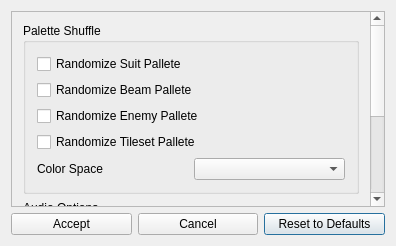
<?xml version="1.0" encoding="UTF-8"?>
<ui version="4.0">
 <class>FusionCosmeticPatchesDialog</class>
 <widget class="QDialog" name="FusionCosmeticPatchesDialog">
  <property name="geometry">
   <rect>
    <x>0</x>
    <y>0</y>
    <width>396</width>
    <height>246</height>
   </rect>
  </property>
  <property name="windowTitle">
   <string>Metroid Fusion - Cosmetic Options</string>
  </property>
  <layout class="QGridLayout" name="gridLayout">
   <item row="2" column="2">
    <widget class="QPushButton" name="reset_button">
     <property name="text">
      <string>Reset to Defaults</string>
     </property>
    </widget>
   </item>
   <item row="2" column="0">
    <widget class="QPushButton" name="accept_button">
     <property name="text">
      <string>Accept</string>
     </property>
    </widget>
   </item>
   <item row="2" column="1">
    <widget class="QPushButton" name="cancel_button">
     <property name="text">
      <string>Cancel</string>
     </property>
    </widget>
   </item>
   <item row="1" column="0" colspan="3">
    <widget class="QScrollArea" name="scrollArea">
     <property name="widgetResizable">
      <bool>true</bool>
     </property>
     <widget class="QWidget" name="scroll_area_contents">
      <property name="geometry">
       <rect>
        <x>0</x>
        <y>0</y>
        <width>362</width>
        <height>253</height>
       </rect>
      </property>
      <layout class="QVBoxLayout" name="verticalLayout">
       <item>
        <widget class="QGroupBox" name="palette_box">
         <property name="title">
          <string>Palette Shuffle</string>
         </property>
         <layout class="QVBoxLayout" name="palette_layout">
          <item>
           <layout class="QHBoxLayout" name="suit_color_layout">
            <property name="spacing">
             <number>6</number>
            </property>
            <item>
             <widget class="QCheckBox" name="suit_palette_check">
              <property name="text">
               <string>Randomize Suit Pallete</string>
              </property>
             </widget>
            </item>
           </layout>
          </item>
          <item>
           <layout class="QHBoxLayout" name="beam_color_layout">
            <property name="spacing">
             <number>6</number>
            </property>
            <item>
             <widget class="QCheckBox" name="beam_palette_check">
              <property name="text">
               <string>Randomize Beam Pallete</string>
              </property>
             </widget>
            </item>
           </layout>
          </item>
          <item>
           <layout class="QHBoxLayout" name="enemy_color_layout">
            <property name="spacing">
             <number>6</number>
            </property>
            <item>
             <widget class="QCheckBox" name="enemy_palette_check">
              <property name="text">
               <string>Randomize Enemy Pallete</string>
              </property>
             </widget>
            </item>
           </layout>
          </item>
          <item>
           <layout class="QHBoxLayout" name="tileset_color_layout">
            <property name="spacing">
             <number>6</number>
            </property>
            <item>
             <widget class="QCheckBox" name="tileset_palette_check">
              <property name="text">
               <string>Randomize Tileset Pallete</string>
              </property>
             </widget>
            </item>
           </layout>
          </item>
          <item>
           <layout class="QGridLayout" name="color_space_layout">
            <item row="0" column="1">
             <widget class="QComboBox" name="color_space_combo"/>
            </item>
            <item row="0" column="0">
             <widget class="QLabel" name="color_space_label">
              <property name="maximumSize">
               <size>
                <width>16777215</width>
                <height>20</height>
               </size>
              </property>
              <property name="text">
               <string>Color Space</string>
              </property>
             </widget>
            </item>
           </layout>
          </item>
         </layout>
        </widget>
       </item>
       <item>
        <widget class="QGroupBox" name="audio_box">
         <property name="title">
          <string>Audio Options</string>
         </property>
         <layout class="QVBoxLayout" name="audio_layout">
         <item>
          <widget class="QLabel" name="default_audio_label">
           <property name="text">
            <string>Default Audio Settings:</string>
           </property>
          </widget>
         </item>
         <item>
          <layout class="QHBoxLayout" name="stereo_layout">
           <property name="spacing">
            <number>6</number>
           </property>
           <item>
            <widget class="QRadioButton" name="mono_option">
             <property name="text">
              <string>Mono</string>
             </property>
             <property name="checked">
              <bool>false</bool>
             </property>
            </widget>
           </item>
           <item>
            <widget class="QRadioButton" name="stereo_option">
             <property name="text">
              <string>Stereo</string>
             </property>
             <property name="checked">
              <bool>true</bool>
             </property>
            </widget>
           </item>
          </layout>
         </item>
         <item>
          <widget class="QLabel" name="audio_volume_label">
           <property name="text">
            <string>Audio Volume Settings:</string>
           </property>
          </widget>
         </item>
         <item>
          <layout class="QHBoxLayout" name="volume_layout">
           <property name="spacing">
            <number>6</number>
           </property>
            <item>
             <widget class="QCheckBox" name="disable_music_check">
              <property name="text">
               <string>Mute Music</string>
              </property>
             </widget>
            </item>
           </layout>
          </item>
          <item>
           <layout class="QHBoxLayout" name="music_layout">
            <property name="spacing">
             <number>6</number>
            </property>
            <item>
             <widget class="QCheckBox" name="disable_sfx_check">
              <property name="text">
               <string>Mute Sound Effects</string>
              </property>
             </widget>
            </item>
           </layout>
          </item>
         </layout>
        </widget>
       </item>
       <item>
        <spacer name="verticalSpacer">
         <property name="orientation">
          <enum>Qt::Vertical</enum>
         </property>
         <property name="sizeHint" stdset="0">
          <size>
           <width>20</width>
           <height>40</height>
          </size>
         </property>
        </spacer>
       </item>
      </layout>
     </widget>
    </widget>
   </item>
  </layout>
 </widget>
 <layoutdefault spacing="6" margin="11"/>
 <resources/>
 <connections/>
</ui>
